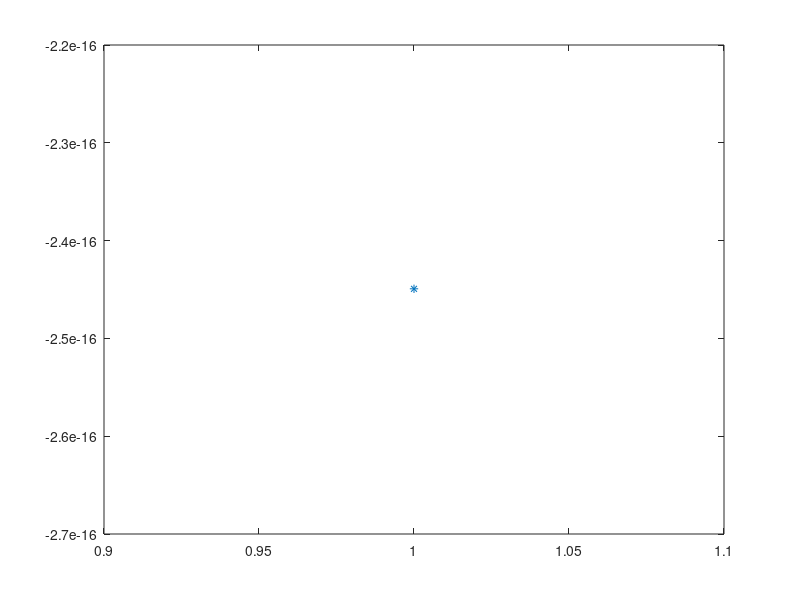

This chart was generated by the following MATLAB code:
clear all;
close all;
n=2;
T=0.001;
R=1000;
C=0.000001;
y(1)=1;
%for n=2:1:100
p=y(n-1);
k=sin(2*pi*1000*T);
y(n)=((T./(R.*C)).*k) + (1-(T./(R.*C)).*p);
plot(y(n),'*');
hold on;
%end
